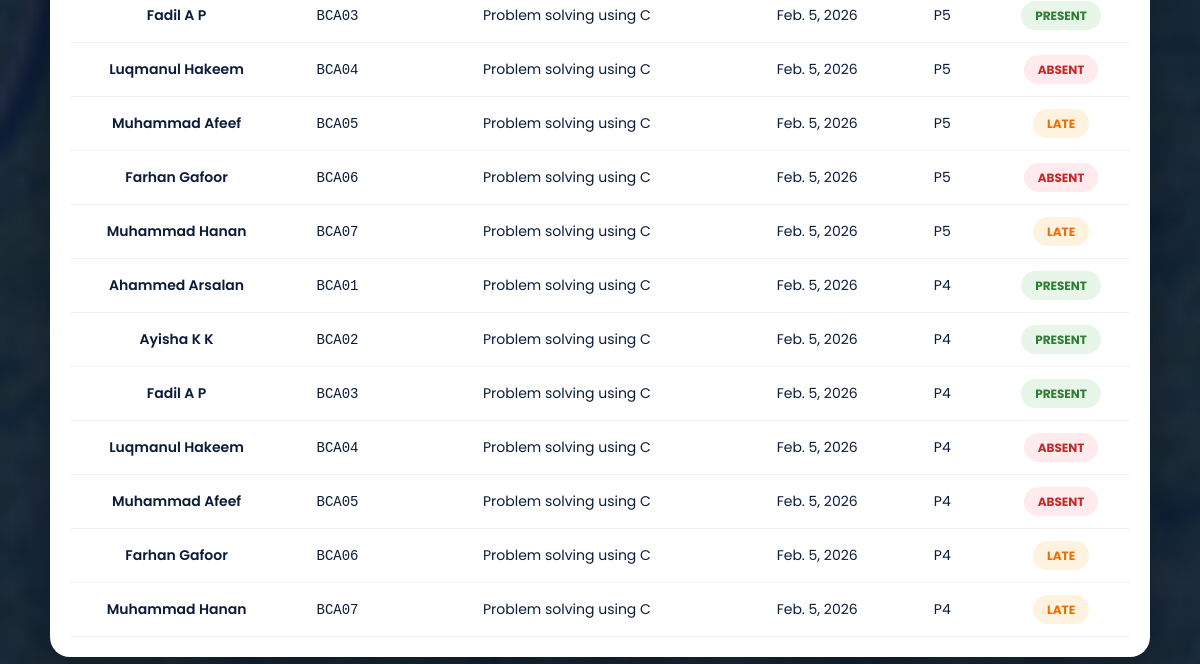
Before: /adminpanel/attendance_history/ (signed in, lower part) with the older database file.
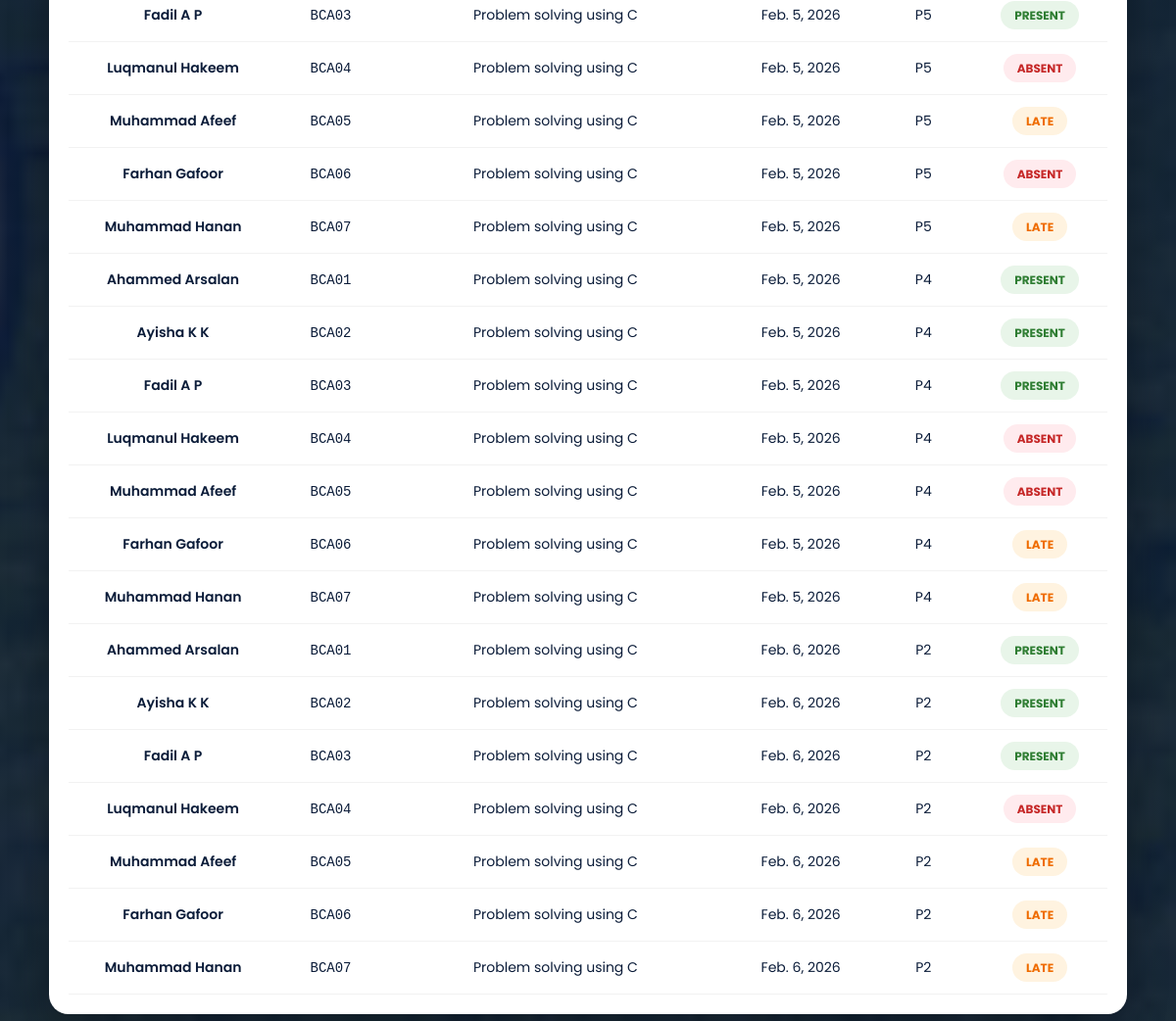
After: the same page with the newer database file.
### attendance/models.py (models this page shows)
class Attendance(models.Model):
    student = models.ForeignKey(Student, on_delete=models.CASCADE)
    subject = models.ForeignKey(Subject, on_delete=models.CASCADE)
    date = models.DateField(default=timezone.now)
    period = models.PositiveIntegerField()  # 1 to 7
    status = models.CharField(max_length=1, choices=ATTENDANCE_STATUS)
    semester = models.PositiveIntegerField(blank=True,null=True)
    class Meta:
        unique_together = ('student', 'subject', 'date', 'period')

### students/models.py (models this page shows, shortened)
class Student(models.Model):
    COURSE_CHOICES = (
        ('BCA', 'BCA'),
        ('BSC_CS', 'BSc Computer Science'),
        ('BSC_IT', 'BSc Information Technology'),
        ('BCOM', 'BCom'),
        ('BA', 'BA'),
    )
    user = models.OneToOneField(
        User,
        on_delete=models.CASCADE,
        related_name='student_profile',blank=True,null=True
    )
    course = models.CharField(max_length=20, choices=COURSE_CHOICES)
    SEMESTER_CHOICES = [
    (1, '1st Semester'),
    (2, '2nd Semester'),
    (3, '3rd Semester'),
    (4, '4th Semester'),
    (5, '5th Semester'),
    (6, '6th Semester'),
    ]
    semester = models.PositiveIntegerField(
        choices=SEMESTER_CHOICES,
        default=1
    )
    parent = models.OneToOneField(
        User,
        on_delete=models.CASCADE,
        related_name='parent_student',
        null=True,
        blank=True
    )
    first_name = models.CharField(max_length=50,blank=True)   # Student first name
    last_name = models.CharField(max_length=50,blank=True)    # Student last name
    father_name = models.CharField(max_length=100,blank=True)
    mother_name = models.CharField(max_length=100,blank=True)
    register_number = models.CharField(
        max_length=20,
        unique=True,blank=True
    )
    date_of_birth = models.DateField()
    profile_photo = models.ImageField(
        upload_to='student_profiles/',
        blank=True,
        null=True
    )
    parent_email = models.EmailField(blank=True, null=True)
    otp = models.CharField(max_length=6, blank=True, null=True)  # store OTP
    otp_created_at = models.DateTimeField(blank=True, null=True)  # store OTP timestamp

### teachers/models.py (models this page shows, shortened)
class Subject(models.Model):
    name = models.CharField(max_length=100)
    course = models.CharField(max_length=20, choices=Student.COURSE_CHOICES)
    semester = models.PositiveIntegerField(choices=Student.SEMESTER_CHOICES)

### adminpanel/views.py (the view)
# urls.py: path('attendance_history/',views.admin_attendance_history,name='attendance-history'),
@staff_member_required
def admin_attendance_history(request):
    course = request.GET.get('course')
    semester = request.GET.get('semester')
    period = request.GET.get('period')
    date = request.GET.get('date')
    attendance = Attendance.objects.all()
    if course:
        attendance = attendance.filter(student__course=course)
    if semester:
        attendance = attendance.filter(student__semester=semester)
    if period:
        attendance = attendance.filter(period=period)
    if date:
        attendance = attendance.filter(date=date)
    context = {
        'attendance': attendance,
        'course': course,
        'semester': semester,
        'period': period,
        'date': date,
    }
    return render(
        request,
        'adminpanel/attendance_history.html',
        context
    )

### notifications/context_processors.py (called while the page is built)
def notification_count(request):
    if request.user.is_authenticated:
        count = Notification.objects.filter(
            recipient=request.user,
            is_read=False
        ).count()
    else:
        count = 0
    return {
        'unread_notification_count': count
    }

### templates/adminpanel/attendance_history.html (shortened to what this page needs)
{% extends 'base.html' %}
{% load static %}
{% block content %}
<link rel="stylesheet" href="https://cdnjs.cloudflare.com/ajax/libs/font-awesome/6.0.0/css/all.min.css">
<div class="attendance-wrapper">
    {% if attendance %}
    <div class="table-card">
        <div style="overflow-x: auto;">
            <table class="attendance-table">
                <tbody>
                    {% for a in attendance %}
                    <tr>
                        <td data-label="Student" class="student-name">{{ a.student.first_name }} {{ a.student.last_name }}</td>
                        <td data-label="Roll No" class="reg-no">{{ a.student.register_number }}</td>
                        <td data-label="Subject">{{ a.subject.name }}</td>
                        <td data-label="Date">{{ a.date }}</td>
                        <td data-label="Period">P{{ a.period }}</td>
                        <td data-label="Status">
                            {% if a.status == 'P' %}
                                <span class="status-pill status-p">Present</span>
                            {% elif a.status == 'A' %}
                                <span class="status-pill status-a">Absent</span>
                            {% else %}
                                <span class="status-pill status-l">Late</span>
                            {% endif %}
                        </td>
                    </tr>
                    {% endfor %}
                </tbody>
            </table>
        </div>
    </div>
    {% else %}
    <div class="empty-state">
        <i class="fas fa-clipboard-list"></i>
        <h3>No Records Found</h3>
        <p>Please select your filter criteria above to display attendance data.</p>
    </div>
    {% endif %}
</div>
{% endblock %}

Changed rows visible on the page:
added Attendance: student.first_name "Ahammed", student.last_name "Arsalan", student.register_number "BCA01", subject.name "Problem solving using C", date "Feb. 6, 2026", period "2", status "PRESENT"
added Attendance: student.first_name "Ayisha", student.last_name "K K", student.register_number "BCA02", subject.name "Problem solving using C", date "Feb. 6, 2026", period "2", status "PRESENT"
added Attendance: student.first_name "Fadil", student.last_name "A P", student.register_number "BCA03", subject.name "Problem solving using C", date "Feb. 6, 2026", period "2", status "PRESENT"
added Attendance: student.first_name "Luqmanul", student.last_name "Hakeem", student.register_number "BCA04", subject.name "Problem solving using C", date "Feb. 6, 2026", period "2", status "ABSENT"
added Attendance: student.first_name "Muhammad", student.last_name "Afeef", student.register_number "BCA05", subject.name "Problem solving using C", date "Feb. 6, 2026", period "2", status "LATE"
added Attendance: student.first_name "Farhan", student.last_name "Gafoor", student.register_number "BCA06", subject.name "Problem solving using C", date "Feb. 6, 2026", period "2", status "LATE"
added Attendance: student.first_name "Muhammad", student.last_name "Hanan", student.register_number "BCA07", subject.name "Problem solving using C", date "Feb. 6, 2026", period "2", status "LATE"
